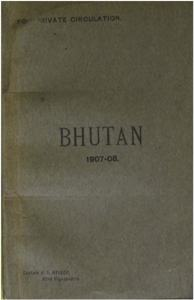
#> input picture docs/prototypes/journey-film/img/c01.jpg, 194 x 300 px
$ python -i tibetan-prep-r2.py   (imports and definitions only)
#> lines starting #> are read from the running program, lines starting #| are printed output that depends on the picture
#!/usr/bin/env python3
# PRIOR ART: scripts/eval/ocr-preprocessing/tibetan-prep.py (round 1) — this loads that module and reuses its
# production image path verbatim (native capture, gutter gate, leafsplit.detect, partition(), prep() to 2400 px,
# save() at JPEG q95). Round 2 only adds band crops inside each production leaf and the photometric arms.
"""Make every #5250 ROUND-2 Tibetan arm image on Hetzner (CPU), before the GPU is on.

Pages: the round-1 referenced 100 (seed 5250, Derge locus fixed at draw time) + the 18 hand-verified controls.
Arms (all start from the production leafcrop — each leaf cut from the NATIVE capture, then the 2400 px cap):
  leafcrop           the control; must reproduce round 1. leafcrop-repeat (first 30 referenced) is the A/A floor.
  leaf-2band         each leaf cut into top/bottom halves with one line-height of overlap
  leaf-3band         thirds, same overlap
  leaf-lines         per-line strips of 2-3 lines — ONLY if tibetan-lineseg-check.py passed its >= 95% gate
                     (pass --lines to enable; otherwise the arm is skipped and reported as such)
  leaf+unsharp, leaf+gamma08, leaf+gamma12, leaf+flatten, leaf+gray, leaf+denoise   (preprocess.ARMS_R2 on the leaf)

Band geometry: nominal cuts divide the leaf's TEXT extent (leafsplit's detected band) into n equal parts, and each
cut is placed in an inter-line valley, not through a line. On the native leaf, a row profile of
horizontal-gradient energy (ink texture, the leafsplit.py signal) gives the line pitch p (autocorrelation peak) and
the valleys. For a cut nominally at y_c: v = the profile minimum within y_c ± p/2; v2 = the minimum within
[v + 0.6p, v + 1.4p]. Band k ends at v2, band k+1 starts at v, so the line between v and v2 is in BOTH (one
line-height of overlap) and the merge rule (tibetan-score-r2.py) drops its second copy. Each band is then prepped
(<= 2400 px wide) exactly as a leaf is, so a band delivers the leaf's pixels without the model's own downscale.

Out: /root/pp5250/r2/tibetan/img/<arm>/<stem>.L<i>[.B<j>].jpg,
     /root/pp5250/r2/tibetan/manifest.jsonl {stem, book, page, substratum, arm, files[], groups[[file idx per leaf]]}
     /root/pp5250/r2/tibetan/prep-meta.jsonl {stem, geo, bands:{arm:[per-leaf cuts]}, arms meta}
"""
import importlib.util
import json
import os
import sys

import cv2
import numpy as np
from PIL import Image

CODE = "/root/pp5250/code"
sys.path.insert(0, CODE)
spec = importlib.util.spec_from_file_location("tprep", f"{CODE}/tibetan-prep.py")
# [1 line not run here, left out]
import preprocess as pp  # noqa: E402

R1 = "/root/pp5250/tibetan"
W = "/root/pp5250/r2/tibetan"
T.W = W  # save() writes under W/img/<arm>
N_REPEAT = 30
PHOTO = {f"leaf+{a}": a for a in pp.ARMS_R2}
LINES = "--lines" in sys.argv
BANDS_ONLY = "--bands-only" in sys.argv  # re-cut only the band arms; keep every other manifest row and image


def row_profile(gray):
    """Horizontal-gradient energy per row over the central 80% of columns, smoothed over ~1/3 of a text line."""
    a = gray.astype(np.float32)
    w = a.shape[1]
    g = np.abs(np.diff(a[:, int(w * 0.1):int(w * 0.9)], axis=1)).mean(axis=1)
    k = max(3, a.shape[0] // 120)
    return np.convolve(g, np.ones(k) / k, mode="same")


def pitch(prof):
    """Line pitch in px: the first autocorrelation peak between 3% and 45% of the leaf height."""
    # detrend first: a broad illumination/text-block hump otherwise swamps the line period (measured on 16/118
    # pages before any read, 2026-09-29). High-pass = profile minus its moving average over a quarter of the span.
    k = max(5, len(prof) // 4)
    x = prof - np.convolve(prof, np.ones(k) / k, mode="same")
    x = x - x.mean()
    ac = np.correlate(x, x, mode="full")[len(x) - 1:]
    lo, hi = max(3, int(0.03 * len(x))), int(0.45 * len(x))
    if hi <= lo + 2:
        return None
    seg = ac[lo:hi]
    peaks = [i for i in range(1, len(seg) - 1) if seg[i] >= seg[i - 1] and seg[i] >= seg[i + 1] and seg[i] > 0]
    if not peaks:
        return None
    p = lo + peaks[0]
    # octave check (by eye, 2 of 4 pages cut with a TWO-line overlap): if ~p/2 is itself a clear autocorrelation
    # peak, the first peak found was the second harmonic of the line period.
    h = p // 2
    if h >= 3:
        win = ac[max(1, h - 3):h + 4]
        j = int(np.argmax(win)) + max(1, h - 3)
        if 0 < j < len(ac) - 1 and ac[j] >= ac[j - 1] and ac[j] >= ac[j + 1] and ac[j] > 0.5 * ac[p]:
            return j
    return p


def valley(prof, a, b):
    a, b = max(0, int(a)), min(len(prof), int(b))
    return a + int(np.argmin(prof[a:b])) if b > a else None


def leaf_pitch(gray, text=None):
    t0, t1 = text if text else (0, gray.shape[0])
    return pitch(row_profile(gray)[t0:t1]) if t1 - t0 > 20 else None


# [142 lines left out: functions harmonise, band_cuts, line_strips, main, not called in this run]


# [2 lines not run here, left out]

>>> import cv2
>>> picture = cv2.imread('../../../docs/prototypes/journey-film/img/c01.jpg', cv2.IMREAD_GRAYSCALE)
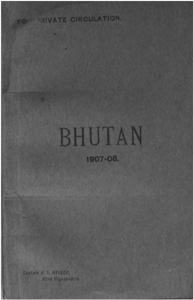
#> picture: shape (300, 194); min 35, max 255, mean 90.6
>>> result = leaf_pitch(picture)
#> in row_profile, `g = np.abs(np.diff(a[:, int(w * 0.1):int(w * 0.9)], axis=1)).mean(axis..`: g = 300 values, max 8.9 at index 135, min 1.03 at index 43, mean 2.35
#> in pitch, `k = max(5, len(prof) // 4)`: k = 75
#> in pitch, `x = prof - np.convolve(prof, np.ones(k) / k, mode="same")`: x = 300 values, max 5.72 at index 19, min -1.84 at index 150, mean 0.141
#> in pitch, `x = x - x.mean()`: x = 300 values, max 5.58 at index 19, min -1.98 at index 150, mean -2.37e-17
#> in pitch, `ac = np.correlate(x, x, mode="full")[len(x) - 1:]`: ac = 300 values, max 631.9 at index 0, min -159.9 at index 35, mean 1.05
#> in pitch, `lo, hi = max(3, int(0.03 * len(x))), int(0.45 * len(x))`: lo = 9; hi = 135
#> in pitch, `seg = ac[lo:hi]`: seg = 126 values, max 138.9 at index 111, min -159.9 at index 26, mean -25.68
#> in pitch, `peaks = [i for i in range(1, len(seg) - 1) if seg[i] >= seg[i - 1] and..`: peaks = [47, 55, 61, 105, 111]
#> in pitch, `p = lo + peaks[0]`: p = 56
#> in pitch, `h = p // 2`: h = 28
#> in pitch, `win = ac[max(1, h - 3):h + 4]`: win = [-125.7, -127.9, -129.4, -129.3, -128.7, -129.6, -133.4]
#> in pitch, `j = int(np.argmax(win)) + max(1, h - 3)`: j = 25
#> result = 56

$ run again, on docs/prototypes/journey-film/img/c09.jpg
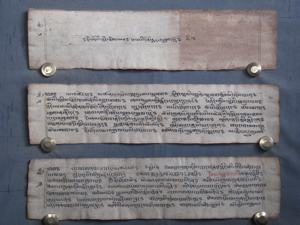
#> input picture docs/prototypes/journey-film/img/c09.jpg, 300 x 225 px
#> `picture = cv2.imread('../../../docs/prototypes/journey-film/img/c01.jp..`:
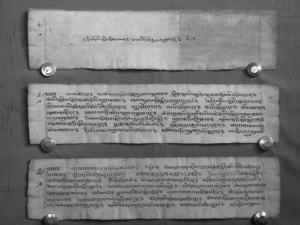
#> picture: shape (225, 300); min 8, max 255, mean 123.4
#> g = 225 values, max 23.37 at index 107, min 0.682 at index 3, mean 7.33
#> in pitch, `k = max(5, len(prof) // 4)`: k = 56
#> in pitch, `x = prof - np.convolve(prof, np.ones(k) / k, mode="same")`: x = 225 values, max 8.8 at index 107, min -6.08 at index 82, mean 0.215
#> in pitch, `x = x - x.mean()`: x = 225 values, max 8.58 at index 107, min -6.3 at index 82, mean 7.89e-17
#> ac = 225 values, max 2406.7 at index 0, min -1086.7 at index 41, mean 5.35
#> lo = 6; hi = 101
#> seg = 95 values, max 1392.6 at index 0, min -1086.7 at index 35, mean -59.78
#> peaks = [5, 55, 61, 67, 73, 79, 85]
#> p = 11
#> h = 5
#> win = [1772.4, 1423.3, 1336.6, 1406.9, 1392.6, 1160.8, 795.9]
#> j = 2
#> result = 11
